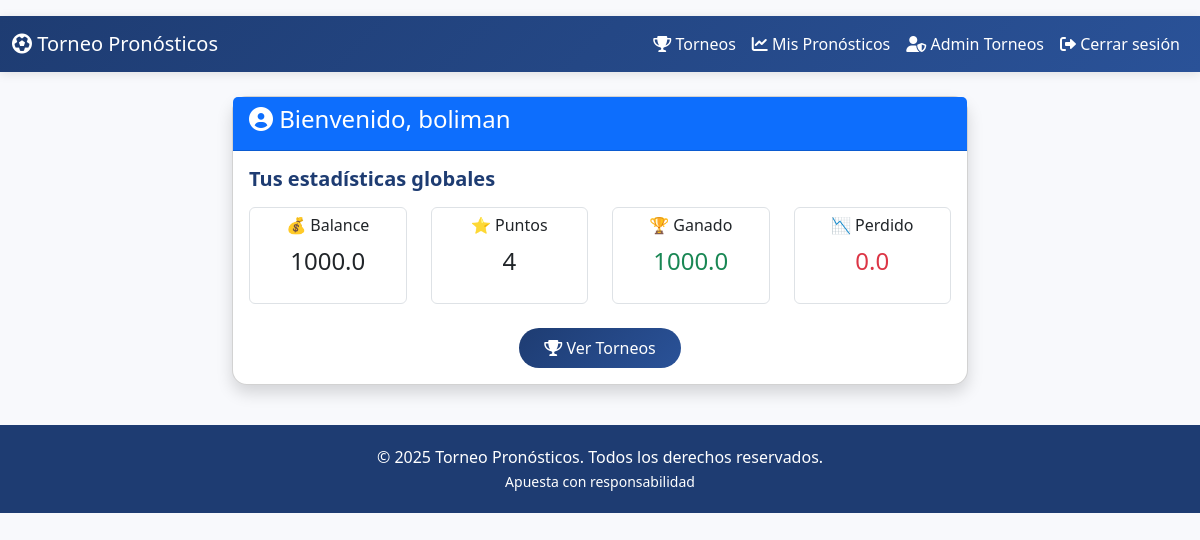
Screenshot of / (signed in) with the database file from the repository.
### src/models/entities/User.py (models this page shows, shortened)
class User(db.Model):
    id = db.Column(db.Integer, primary_key=True)
    username = db.Column(db.String(100))
    password = db.Column(db.String(100))
    is_admin = db.Column(db.Boolean, default=False)
    balance = db.Column(db.Float, default=0.0)
    points = db.Column(db.Integer, default=0)
    total_won = db.Column(db.Float, default=0.0)
    total_lost = db.Column(db.Float, default=0.0)

### src/routes/auth.py (the view)
@auth.route('/')
def index():
    if 'user_id' not in session:
        return redirect(url_for('auth.login'))
    user = User.query.get(session['user_id'])
    return render_template('dashboard.html', username=session['username'], user=user)

### src/app.py (called while the page is built)
@app.context_processor
def inject_user():
    from models.entities.User import User
    from flask import session
    user = None
    if 'user_id' in session:
        user = User.query.get(session['user_id'])
    return dict(current_user=user)

### src/templates/dashboard.html (shortened to what this page needs)
{% extends "base.html" %}
{% block body %}
{% include 'partials/navbar.html' %}
<div class="container mt-4">
    <div class="row">
        <div class="col-md-8 mx-auto">
            <div class="card shadow">
                <div class="card-header bg-primary text-white">
                    <h4><i class="fas fa-user-circle"></i> Bienvenido, {{ username }}</h4>
                </div>
                <div class="card-body">
                    <h5 class="card-title">Tus estadísticas globales</h5>
                    <div class="row text-center mt-3">
                        <div class="col-md-3">
                            <div class="border rounded p-2">
                                <h6>💰 Balance</h6>
                                <p class="fs-4">{{ user.balance }}</p>
                            </div>
                        </div>
                        <div class="col-md-3">
                            <div class="border rounded p-2">
                                <h6>⭐ Puntos</h6>
                                <p class="fs-4">{{ user.points }}</p>
                            </div>
                        </div>
                        <div class="col-md-3">
                            <div class="border rounded p-2">
                                <h6>🏆 Ganado</h6>
                                <p class="fs-4 text-success">{{ user.total_won }}</p>
                            </div>
                        </div>
                        <div class="col-md-3">
                            <div class="border rounded p-2">
                                <h6>📉 Perdido</h6>
                                <p class="fs-4 text-danger">{{ user.total_lost }}</p>
                            </div>
                        </div>
                    </div>
                    <div class="text-center mt-4">
                        <a href="{{ url_for('tournaments.list_tournaments') }}" class="btn btn-primary">
                            <i class="fas fa-trophy"></i> Ver Torneos
                        </a>
                    </div>
                </div>
            </div>
        </div>
    </div>
</div>
{% endblock %}

### src/static/css/custom.css (style rules this page uses)
body { background: #f8f9fc; font-family: 'Segoe UI', Tahoma, Geneva, Verdana, sans-serif; }
.card { border-radius: 15px; box-shadow: 0 5px 15px rgba(0,0,0,0.1); transition: transform 0.3s; }
.card-title { color: #1e3c72; font-weight: bold; }
.btn-primary { background: linear-gradient(135deg, #1e3c72, #2a5298); border: none; border-radius: 30px; padding: 8px 25px; font-weight: 500; }

### rows the page displays
User: username "boliman", balance "1000.0", points "4", total_won "1000.0", total_lost "0.0"
